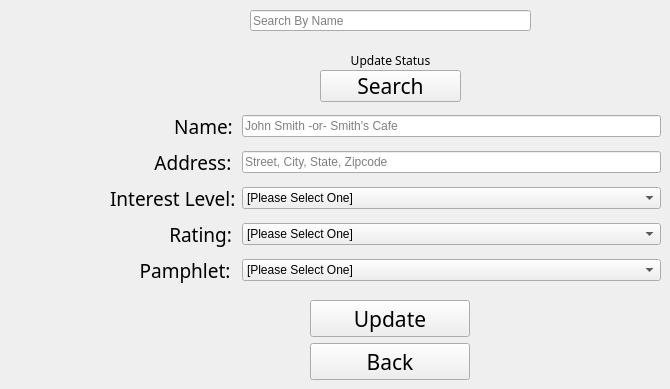
      <widget class="QWidget" name="updateCustomer">
       <widget class="QWidget" name="gridLayoutWidget_9">
        <property name="geometry">
         <rect>
          <x>110</x>
          <y>110</y>
          <width>551</width>
          <height>178</height>
         </rect>
        </property>
        <layout class="QGridLayout" name="gridLayout_3">
         <item row="3" column="1">
          <widget class="QComboBox" name="rating_2">
           <item>
            <property name="text">
             <string>[Please Select One]</string>
            </property>
           </item>
           <item>
            <property name="text">
             <string>Key</string>
            </property>
           </item>
           <item>
            <property name="text">
             <string>Nice to Have</string>
            </property>
           </item>
          </widget>
         </item>
         <item row="1" column="1">
          <widget class="QLineEdit" name="address_edit_2">
           <property name="text">
            <string/>
           </property>
           <property name="placeholderText">
            <string>Street, City, State, Zipcode</string>
           </property>
          </widget>
         </item>
         <item row="1" column="0">
          <widget class="QLabel" name="label_32">
           <property name="font">
            <font>
             <family>Heiti SC</family>
             <pointsize>14</pointsize>
            </font>
           </property>
           <property name="text">
            <string>         Address:</string>
           </property>
          </widget>
         </item>
         <item row="3" column="0">
          <widget class="QLabel" name="label_29">
           <property name="font">
            <font>
             <family>Heiti SC</family>
             <pointsize>14</pointsize>
            </font>
           </property>
           <property name="text">
            <string>            Rating:</string>
           </property>
          </widget>
         </item>
         <item row="4" column="0">
          <widget class="QLabel" name="label_33">
           <property name="font">
            <font>
             <family>Heiti SC</family>
             <pointsize>14</pointsize>
            </font>
           </property>
           <property name="text">
            <string>      Pamphlet:</string>
           </property>
          </widget>
         </item>
         <item row="0" column="0">
          <widget class="QLabel" name="label_30">
           <property name="font">
            <font>
             <family>Heiti SC</family>
             <pointsize>14</pointsize>
            </font>
           </property>
           <property name="text">
            <string>             Name:</string>
           </property>
          </widget>
         </item>
         <item row="2" column="1">
          <widget class="QComboBox" name="interest_2">
           <property name="currentText">
            <string>[Please Select One]</string>
           </property>
           <item>
            <property name="text">
             <string>[Please Select One]</string>
            </property>
           </item>
           <item>
            <property name="text">
             <string>Very Interested</string>
            </property>
           </item>
           <item>
            <property name="text">
             <string>Somewhat Interested</string>
            </property>
           </item>
           <item>
            <property name="text">
             <string>Not Interested</string>
            </property>
           </item>
          </widget>
         </item>
         <item row="2" column="0">
          <widget class="QLabel" name="label_31">
           <property name="font">
            <font>
             <family>Heiti SC</family>
             <pointsize>14</pointsize>
            </font>
           </property>
           <property name="text">
            <string>Interest Level:</string>
           </property>
          </widget>
         </item>
         <item row="0" column="1">
          <widget class="QLineEdit" name="name_edit_2">
           <property name="text">
            <string/>
           </property>
           <property name="placeholderText">
            <string>John Smith -or- Smith's Cafe</string>
           </property>
          </widget>
         </item>
         <item row="4" column="1">
          <widget class="QComboBox" name="pamphlet_2">
           <item>
            <property name="text">
             <string>[Please Select One]</string>
            </property>
           </item>
           <item>
            <property name="text">
             <string>Yes</string>
            </property>
           </item>
           <item>
            <property name="text">
             <string>No</string>
            </property>
           </item>
          </widget>
         </item>
        </layout>
       </widget>
       <widget class="QWidget" name="verticalLayoutWidget_5">
        <property name="geometry">
         <rect>
          <x>310</x>
          <y>300</y>
          <width>160</width>
          <height>80</height>
         </rect>
        </property>
        <layout class="QVBoxLayout" name="verticalLayout_5">
         <item>
          <widget class="QPushButton" name="update">
           <property name="font">
            <font>
             <family>Heiti SC</family>
             <pointsize>16</pointsize>
            </font>
           </property>
           <property name="text">
            <string>Update</string>
           </property>
          </widget>
         </item>
         <item>
          <spacer name="verticalSpacer_10">
           <property name="orientation">
            <enum>Qt::Vertical</enum>
           </property>
           <property name="sizeHint" stdset="0">
            <size>
             <width>20</width>
             <height>40</height>
            </size>
           </property>
          </spacer>
         </item>
         <item>
          <widget class="QPushButton" name="pushButton_8">
           <property name="font">
            <font>
             <family>Heiti SC</family>
             <pointsize>16</pointsize>
            </font>
           </property>
           <property name="text">
            <string>Back</string>
           </property>
          </widget>
         </item>
        </layout>
       </widget>
       <widget class="QLineEdit" name="search_name">
        <property name="geometry">
         <rect>
          <x>250</x>
          <y>10</y>
          <width>281</width>
          <height>21</height>
         </rect>
        </property>
        <property name="placeholderText">
         <string>Search By Name</string>
        </property>
       </widget>
       <widget class="QLabel" name="search_status">
        <property name="geometry">
         <rect>
          <x>230</x>
          <y>50</y>
          <width>321</width>
          <height>20</height>
         </rect>
        </property>
        <property name="font">
         <font>
          <family>Heiti SC</family>
         </font>
        </property>
        <property name="text">
         <string>Update Status</string>
        </property>
        <property name="alignment">
         <set>Qt::AlignCenter</set>
        </property>
       </widget>
       <widget class="QPushButton" name="search_button">
        <property name="geometry">
         <rect>
          <x>320</x>
          <y>70</y>
          <width>141</width>
          <height>32</height>
         </rect>
        </property>
        <property name="font">
         <font>
          <family>Heiti SC</family>
          <pointsize>16</pointsize>
         </font>
        </property>
        <property name="text">
         <string>Search</string>
        </property>
       </widget>
      </widget>
